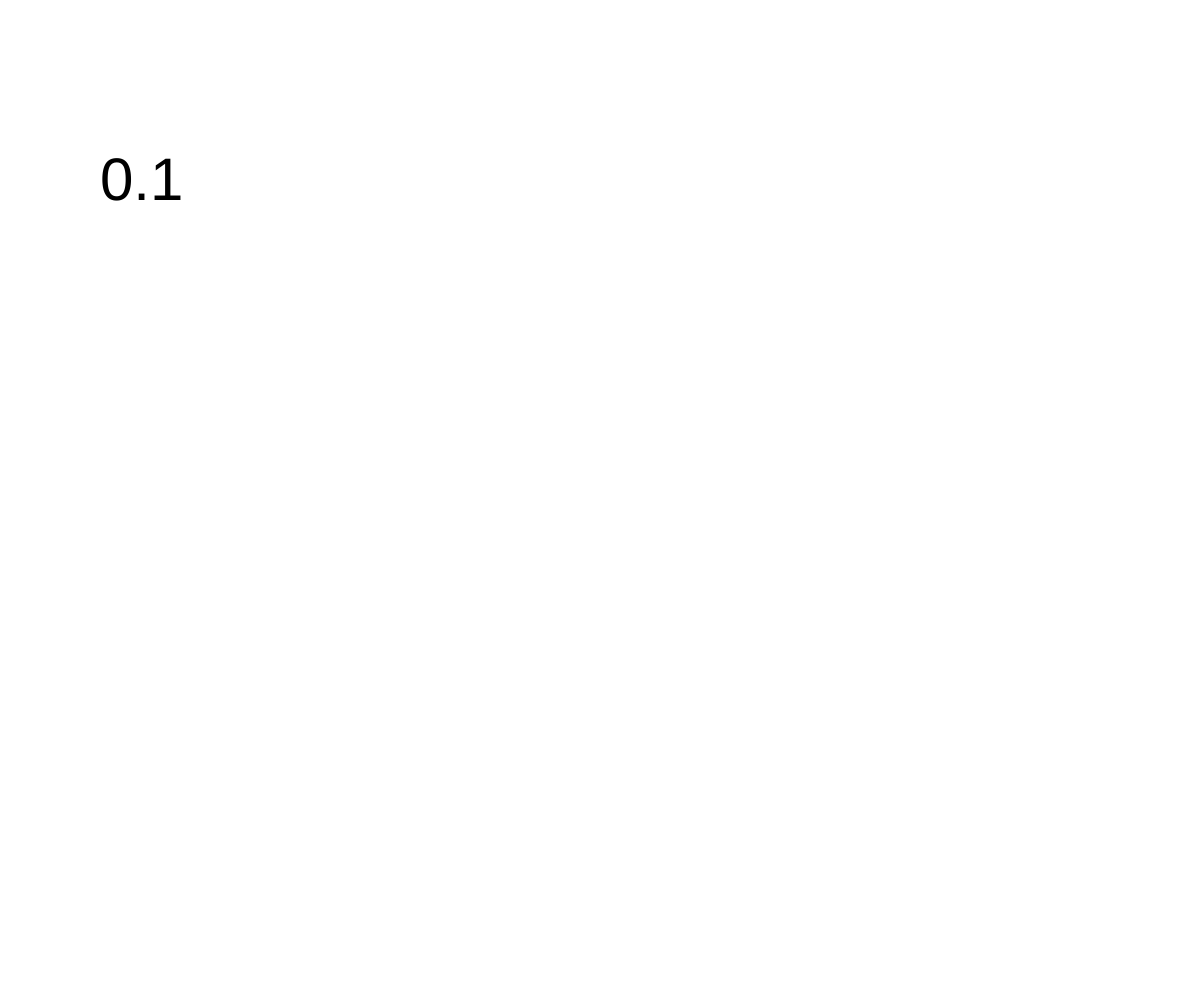
Frame 1 (no input)
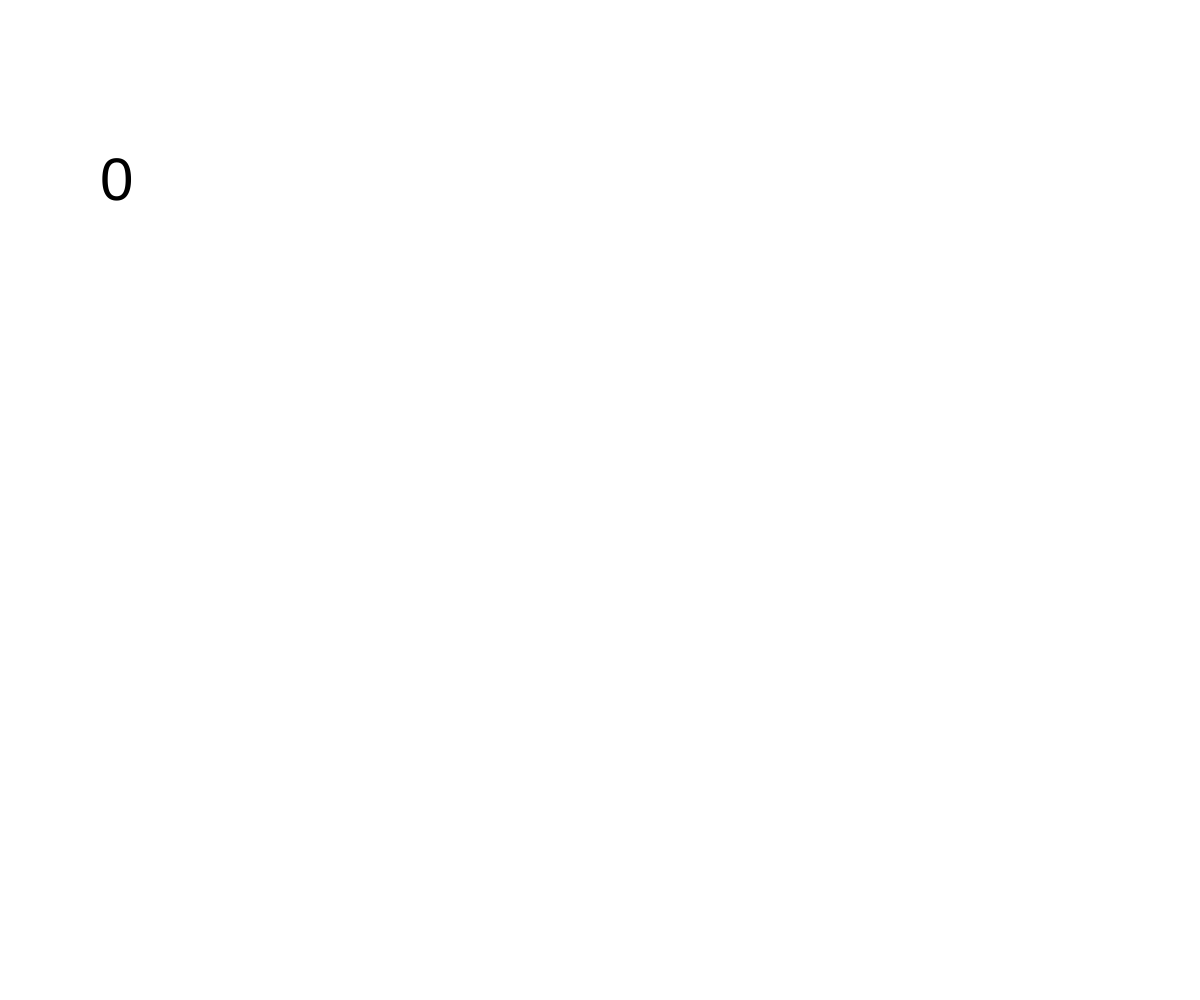
Frame 60 (no input)
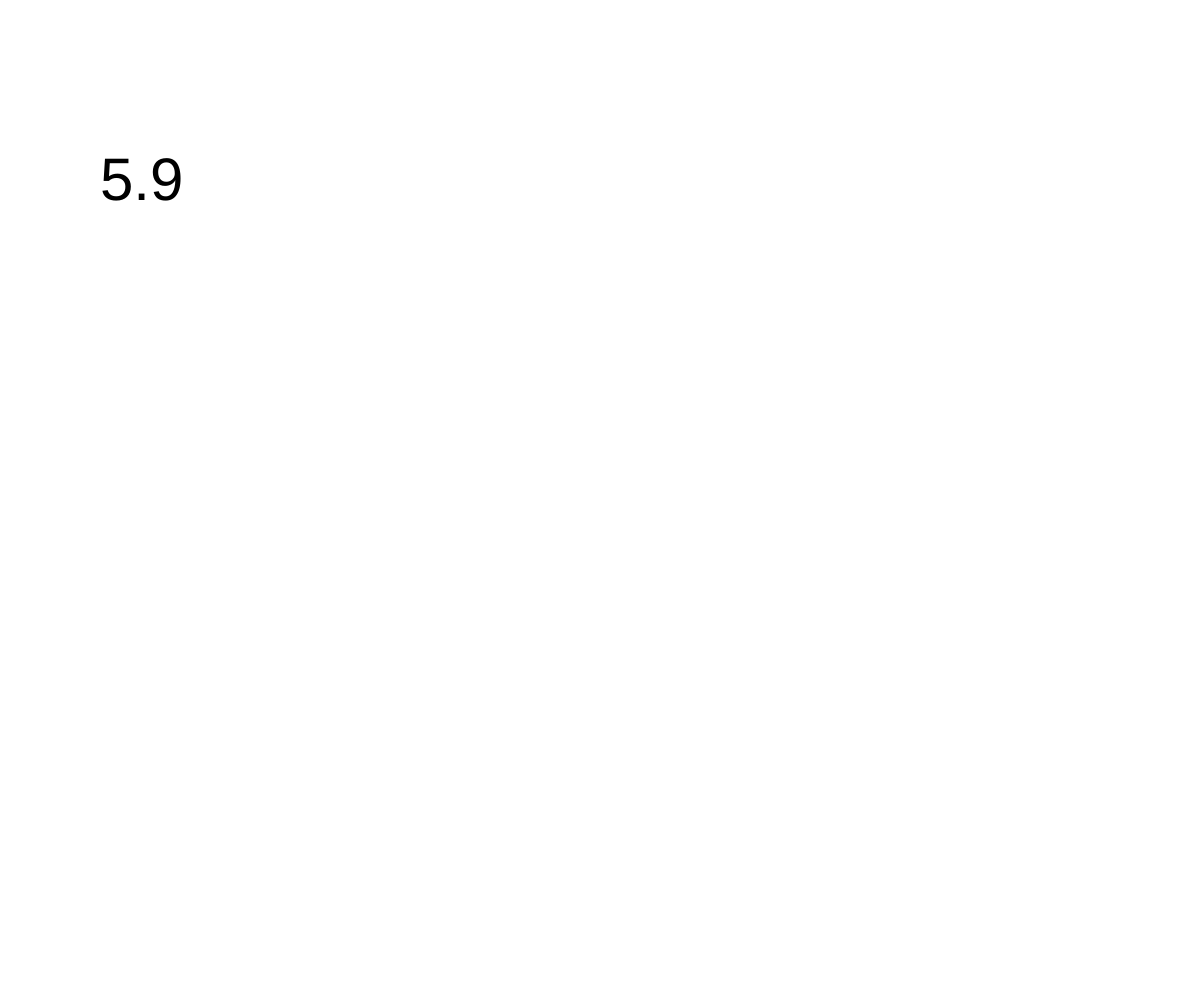
Frame 120 (the mouse pressed at the canvas centre since frame 60)

The p5.js sketch that drew these frames (run headless with seeded random() and noise() and a simulated clock; from frame 60 on, the mouse is pressed at the canvas centre):

// p5.js sketch
// ── sketch.js
let blinkTime;

function setup() {
  createCanvas(windowWidth, windowHeight);
  blinkTime = new Timer(1000);
}

function draw() {
  if (blinkTime.isDone()) {
    background("red");
    blinkTime.setWaitTime(10*6000);
    blinkTime.reset();
  }
  else {
    background("white");
  }
  blinkTime.display(100, 200, 60);
}

class Timer {
  constructor(howLongToWait) {
    this.howLongToWait = howLongToWait;
    this.beginTime = millis();
    this.endTime = this.beginTime + this.howLongToWait;
  }

  isDone() {
    return millis() >= this.endTime;
  }

  reset() {
    this.beginTime = millis();
    this.endTime = this.beginTime + this.howLongToWait;
  }

  setWaitTime(howLongToWait) {
    this.howLongToWait = howLongToWait;
  }

  display(x, y, size) {
    let remainingSeconds = round((this.endTime - millis())/1000) / 10;
    textSize(size);
    text(remainingSeconds, x, y);
  }
}
